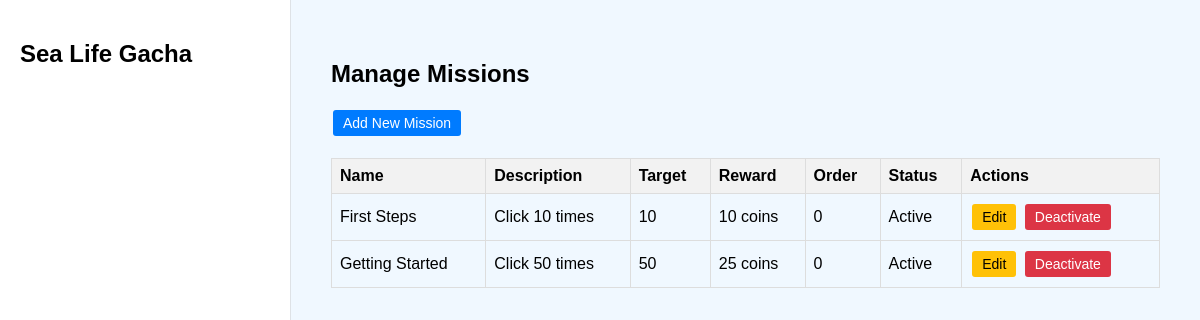
The page /admin/missions on the database its author committed.
### app.py (models this page shows)
class Mission(db.Model):
    id = db.Column(db.Integer, primary_key=True)
    name = db.Column(db.String(100), nullable=False)
    description = db.Column(db.String(200), nullable=False)
    target = db.Column(db.Integer, nullable=False)
    reward = db.Column(db.Integer, nullable=False)
    is_active = db.Column(db.Boolean, default=True)
    order = db.Column(db.Integer, default=0)

### app.py (the view)
@app.route('/admin/missions')
def admin_missions():
    missions = Mission.query.all()
    return render_template('admin_missions.html', missions=missions)

### templates/admin_missions.html (shortened to what this page needs)
{% extends "base.html" %}
{% block content %}
<div class="admin-container">
    <h2>Manage Missions</h2>
    <div class="admin-actions">
        <button id="add-mission-btn" class="btn btn-primary">Add New Mission</button>
    </div>
    <table class="admin-table">
        <thead>
            <tr>
                <th>Name</th>
                <th>Description</th>
                <th>Target</th>
                <th>Reward</th>
                <th>Order</th>
                <th>Status</th>
                <th>Actions</th>
            </tr>
        </thead>
        <tbody>
            {% for mission in missions %}
            <tr data-mission-id="{{ mission.id }}">
                <td>{{ mission.name }}</td>
                <td>{{ mission.description }}</td>
                <td>{{ mission.target }}</td>
                <td>{{ mission.reward }} coins</td>
                <td>{{ mission.order }}</td>
                <td class="status-cell">{{ 'Active' if mission.is_active else 'Inactive' }}</td>
                <td>
                    <button class="btn btn-edit edit-mission-btn" data-id="{{ mission.id }}">Edit</button>
                    <button class="btn toggle-mission-btn
                                 {% if not mission.is_active %}btn-activate{% else %}btn-deactivate{% endif %}"
                            data-id="{{ mission.id }}"
                            data-activate="{% if not mission.is_active %}true{% else %}false{% endif %}">
                        {% if not mission.is_active %}Activate{% else %}Deactivate{% endif %}
                    </button>
                </td>
            </tr>
            {% endfor %}
        </tbody>
    </table>
</div>
{% endblock %}

### templates/base.html (style rules this page uses)
body { font-family: sans-serif; margin: 0; background: #f0f8ff; }

### templates/admin_missions.html (style rules this page uses)
.admin-container { padding: 20px; }
.admin-table { width: 100%; border-collapse: collapse; margin-top: 20px; }
.admin-table th, .admin-table td { border: 1px solid #ddd; padding: 8px; text-align: left; }
.admin-table th { background-color: #f2f2f2; font-weight: bold; }
.btn { padding: 5px 10px; border: none; border-radius: 3px; cursor: pointer; margin: 2px; font-size: 14px; }
.btn-primary { background-color: #007bff; color: white; }
.btn-edit { background-color: #ffc107; color: black; }
.btn-deactivate { background-color: #dc3545; color: white; }
.admin-actions { margin-bottom: 20px; }

### rows shown on the page
Mission: name "First Steps", description "Click 10 times", target "10", reward "10", order "0", is_active "Active", shows "Deactivate"
Mission: name "Getting Started", description "Click 50 times", target "50", reward "25", order "0", is_active "Active", shows "Deactivate"
